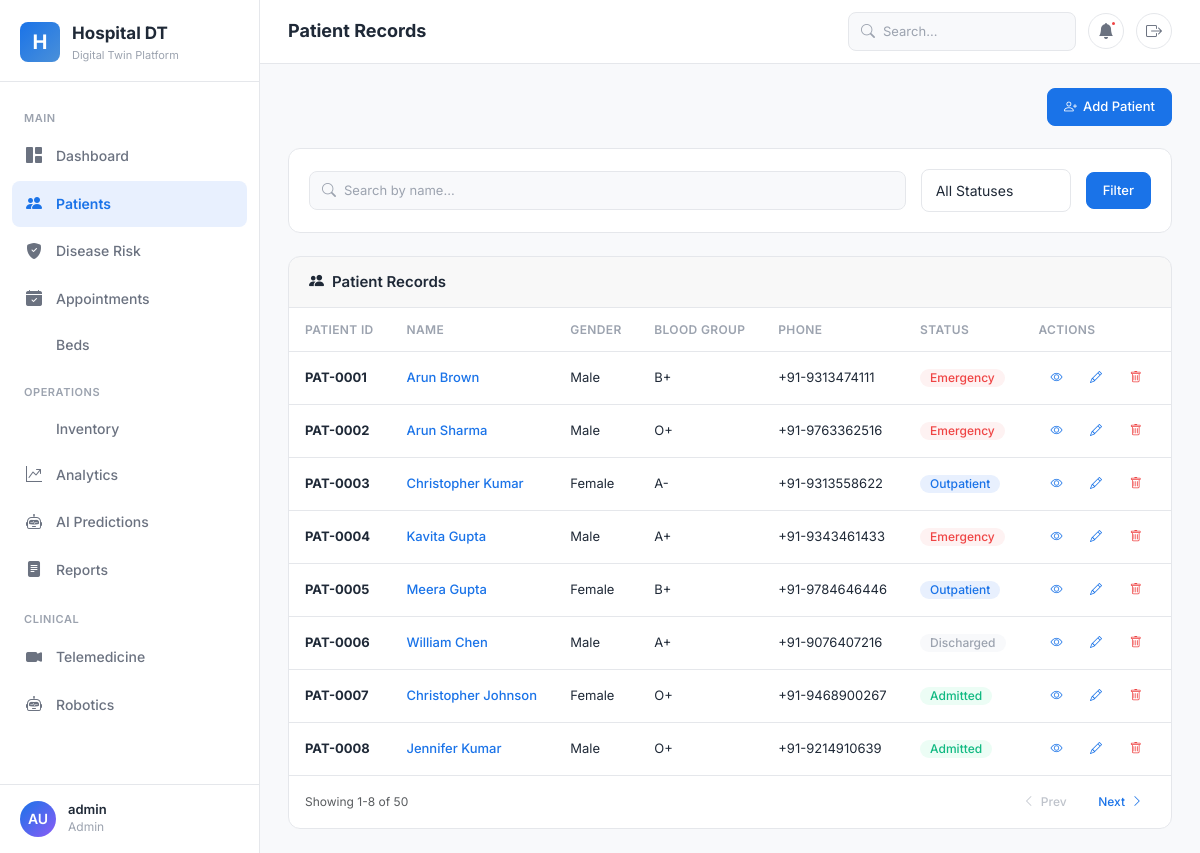
/patients/ (signed in), run on the app's committed database.
### accounts/models.py (models this page shows, shortened)
class UserRole(models.Model):
    ROLE_CHOICES = [
        ('admin', 'Admin'),
        ('staff', 'Staff'),
        ('patient', 'Patient'),
    ]
    user = models.OneToOneField(User, on_delete=models.CASCADE)
    role = models.CharField(max_length=20, choices=ROLE_CHOICES)
    phone = models.CharField(max_length=15, blank=True)
    address = models.TextField(blank=True)
    created_at = models.DateTimeField(auto_now_add=True)

### patients/models.py (models this page shows, shortened)
class Patient(models.Model):
    GENDER_CHOICES = [('M', 'Male'), ('F', 'Female'), ('O', 'Other')]
    BLOOD_GROUP_CHOICES = [
        ('A+', 'A+'), ('A-', 'A-'), ('B+', 'B+'), ('B-', 'B-'),
        ('AB+', 'AB+'), ('AB-', 'AB-'), ('O+', 'O+'), ('O-', 'O-'),
    ]
    STATUS_CHOICES = [
        ('admitted', 'Admitted'), ('discharged', 'Discharged'),
        ('outpatient', 'Outpatient'), ('emergency', 'Emergency'),
    ]
    patient_id = models.CharField(max_length=20, unique=True)
    first_name = models.CharField(max_length=100)
    last_name = models.CharField(max_length=100)
    date_of_birth = models.DateField()
    gender = models.CharField(max_length=1, choices=GENDER_CHOICES)
    blood_group = models.CharField(max_length=3, choices=BLOOD_GROUP_CHOICES)
    phone = models.CharField(max_length=15)
    email = models.EmailField(blank=True)
    address = models.TextField()
    emergency_contact = models.CharField(max_length=15)
    emergency_relation = models.CharField(max_length=50)
    status = models.CharField(max_length=20, choices=STATUS_CHOICES, default='outpatient')
    admission_date = models.DateTimeField(null=True, blank=True)
    discharge_date = models.DateTimeField(null=True, blank=True)
    user = models.OneToOneField(User, on_delete=models.SET_NULL, null=True, blank=True, related_name='patient_profile')
    created_by = models.ForeignKey(User, on_delete=models.SET_NULL, null=True, related_name='created_patients')
    created_at = models.DateTimeField(auto_now_add=True)
    updated_at = models.DateTimeField(auto_now=True)

### patients/views.py (the view)
# urls.py: path('', views.patient_list, name='patient_list'),
@admin_required
def patient_list(request):
    patients = Patient.objects.all()
    query = request.GET.get('q', '')
    status_filter = request.GET.get('status', '')
    if query:
        patients = patients.filter(
            Q(first_name__icontains=query) | Q(last_name__icontains=query) | Q(patient_id__icontains=query)
        )
    if status_filter:
        patients = patients.filter(status=status_filter)
    context = {
        'patients': patients,
        'query': query,
    }
    return render(request, 'patients/patient_list.html', context)

### templates/patients/patient_list.html (shortened to what this page needs)
{% extends 'base.html' %}
{% load static %}
{% block page_title %}Patient Records{% endblock %}
{% block content %}
<div class="d-flex justify-between align-center flex-wrap gap-2 mb-4">
  <div class="d-flex gap-2">
    <a href="{% url 'patients:patient_create' %}" class="btn btn-primary"><i class="bi bi-person-plus"></i> Add Patient</a>
  </div>
</div>
<div class="card animate-up mb-4">
  <div class="card-body">
    <form method="get" class="d-flex flex-wrap gap-3 align-center">
      <div class="search-box" style="flex: 1; min-width: 200px;">
        <i class="bi bi-search search-icon"></i>
        <input type="text" name="q" placeholder="Search by name..." value="{{ query }}">
      </div>
      <select name="status" class="form-select" style="width: auto; min-width: 150px;">
        <option value="">All Statuses</option>
      </select>
      <button type="submit" class="btn btn-primary">Filter</button>
    </form>
  </div>
</div>
<div class="card animate-up">
  <div class="card-header">
    <h5><i class="bi bi-people-fill"></i> Patient Records</h5>
  </div>
  <div class="card-body p-0">
    <div class="table-wrapper">
      <table>
        <thead>
          <tr>
            <th>Patient ID</th>
            <th>Name</th>
            <th>Gender</th>
            <th>Blood Group</th>
            <th>Phone</th>
            <th>Status</th>
            <th>Actions</th>
          </tr>
        </thead>
        <tbody>
          {% for patient in patients %}
          <tr>
            <td><strong>{{ patient.patient_id }}</strong></td>
            <td><a href="{% url 'patients:patient_detail' patient.pk %}">{{ patient.first_name }} {{ patient.last_name }}</a></td>
            <td>{{ patient.get_gender_display }}</td>
            <td>{{ patient.blood_group }}</td>
            <td>{{ patient.phone }}</td>
            <td>
              <span class="badge badge-{% if patient.status == 'admitted' %}success{% elif patient.status == 'discharged' %}muted{% elif patient.status == 'emergency' %}error{% elif patient.status == 'outpatient' %}primary{% endif %}">
                {{ patient.get_status_display }}
              </span>
            </td>
            <td>
              <a href="{% url 'patients:patient_detail' patient.pk %}" class="btn btn-sm btn-ghost" title="View"><i class="bi bi-eye"></i></a>
              <a href="{% url 'patients:patient_update' patient.pk %}" class="btn btn-sm btn-ghost" title="Edit"><i class="bi bi-pencil"></i></a>
              <a href="{% url 'patients:patient_delete' patient.pk %}" class="btn btn-sm btn-ghost" title="Delete" style="color: var(--error);"><i class="bi bi-trash"></i></a>
            </td>
          </tr>
          {% endfor %}
        </tbody>
      </table>
    </div>
  </div>
</div>
{% endblock %}

### templates/base.html (shortened to what this page needs)
<!DOCTYPE html>
{% load static %}
<html lang="en">
<head>
  <link href="https://cdn.jsdelivr.net/npm/bootstrap@5.3.3/dist/css/bootstrap.min.css" rel="stylesheet">
  <link href="https://cdn.jsdelivr.net/npm/bootstrap-icons@1.11.3/font/bootstrap-icons.min.css" rel="stylesheet">
  <link href="{% static 'css/minimal.css' %}" rel="stylesheet">
</head>
<body>
{% if user.is_authenticated or request.session.patient_name %}
<aside class="sidebar" id="sidebar">
  <div class="sidebar-brand">
    <div class="brand-icon">H</div>
    <div>
      <div class="brand-text">Hospital DT</div>
      <div class="brand-sub">Digital Twin Platform</div>
    </div>
  </div>
  <nav class="sidebar-nav">
    {% if user.is_authenticated %}
    {% with role=user.userrole.role %}
    <div class="nav-section">Main</div>
    <a href="{% url 'dashboard:home' %}" class="nav-item">
      <span class="nav-icon"><i class="bi bi-grid-1x2-fill"></i></span>
      Dashboard
    </a>
    <a href="{% url 'patients:patient_list' %}" class="nav-item">
      <span class="nav-icon"><i class="bi bi-people-fill"></i></span>
      Patients
    </a>
    <a href="{% url 'disease_risk:risk_assessment' %}" class="nav-item">
      <span class="nav-icon"><i class="bi bi-shield-fill-check"></i></span>
      Disease Risk
    </a>
    <a href="{% url 'appointments:appointment_list' %}" class="nav-item">
      <span class="nav-icon"><i class="bi bi-calendar-check-fill"></i></span>
      Appointments
    </a>
    <a href="{% url 'beds:bed_list' %}" class="nav-item">
      Beds
    </a>
    <div class="nav-section">Operations</div>
    <a href="{% url 'inventory:inventory_dashboard' %}" class="nav-item">
      Inventory
    </a>
    <a href="{% url 'analytics:analytics_dashboard' %}" class="nav-item">
      <span class="nav-icon"><i class="bi bi-graph-up-arrow"></i></span>
      Analytics
    </a>
    <a href="{% url 'predictions:prediction_dashboard' %}" class="nav-item">
      <span class="nav-icon"><i class="bi bi-robot"></i></span>
      AI Predictions
    </a>
    <a href="{% url 'reports:report_list' %}" class="nav-item">
      <span class="nav-icon"><i class="bi bi-file-text-fill"></i></span>
      Reports
    </a>
    <div class="nav-section">Clinical</div>
    <a href="{% url 'telemedicine:session_list' %}" class="nav-item">
      <span class="nav-icon"><i class="bi bi-camera-video-fill"></i></span>
      Telemedicine
    </a>
    <a href="{% url 'robotics:robot_list' %}" class="nav-item">
      <span class="nav-icon"><i class="bi bi-robot"></i></span>
      Robotics
    </a>
    {% endwith %}
    {% endif %}
  </nav>
  <div class="sidebar-footer">
    <div class="user-info">
      {% if user.is_authenticated %}
      <div class="user-avatar">{{ user.first_name|first|default:"A" }}{{ user.last_name|first|default:"U" }}</div>
      <div>
        <div class="user-name">{{ user.get_full_name|default:user.username }}</div>
        <div class="user-role">{{ user.userrole.role|default:"Staff"|title }}</div>
      </div>
      {% elif request.session.patient_name %}
      <div class="user-avatar">{{ request.session.patient_name|first|default:"P" }}</div>
      <div>
        <div class="user-name">{{ request.session.patient_name }}</div>
        <div class="user-role">Patient</div>
      </div>
      {% endif %}
    </div>
  </div>
</aside>
<div class="main-content">
  <header class="top-header">
    <div class="header-left">
      <span class="page-title">{% block page_title %}Dashboard{% endblock %}</span>
    </div>
    <div class="header-right">
      {% if user.is_authenticated %}
      <div class="search-box">
        <i class="bi bi-search search-icon"></i>
        <input type="text" placeholder="Search..." id="globalSearch">
      </div>
      <button class="header-btn" title="Notifications">
        <i class="bi bi-bell-fill"></i>
        <span class="dot"></span>
      </button>
      {% endif %}
      <a href="{% url 'accounts:logout' %}" class="header-btn" title="Logout">
        <i class="bi bi-box-arrow-right"></i>
      </a>
    </div>
  </header>
  <div class="page-content">
    {% block content %}{% endblock %}
  </div>
</div>
{% endif %}
</body>
</html>

### data on the page
Patient: patient_id "PAT-0001", first_name "Arun", last_name "Brown", gender "Male", blood_group "B+", phone "+91-9313474111", status "Emergency"
Patient: patient_id "PAT-0002", first_name "Arun", last_name "Sharma", gender "Male", blood_group "O+", phone "+91-9763362516", status "Emergency"
Patient: patient_id "PAT-0003", first_name "Christopher", last_name "Kumar", gender "Female", blood_group "A-", phone "+91-9313558622", status "Outpatient"
Patient: patient_id "PAT-0004", first_name "Kavita", last_name "Gupta", gender "Male", blood_group "A+", phone "+91-9343461433", status "Emergency"
Patient: patient_id "PAT-0005", first_name "Meera", last_name "Gupta", gender "Female", blood_group "B+", phone "+91-9784646446", status "Outpatient"
Patient: patient_id "PAT-0006", first_name "William", last_name "Chen", gender "Male", blood_group "A+", phone "+91-9076407216", status "Discharged"
Patient: patient_id "PAT-0007", first_name "Christopher", last_name "Johnson", gender "Female", blood_group "O+", phone "+91-9468900267", status "Admitted"
Patient: patient_id "PAT-0008", first_name "Jennifer", last_name "Kumar", gender "Male", blood_group "O+", phone "+91-9214910639", status "Admitted"

### other printed values
{{ user.first_name|first|default:"A" }} "A"
{{ user.last_name|first|default:"U" }} "U"
{{ user.get_full_name|default:user.username }} "admin"
{{ user.userrole.role|default:"Staff"|title }} "Admin"
